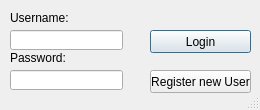
<?xml version="1.0" encoding="UTF-8"?>
<ui version="4.0">
 <class>Login</class>
 <widget class="QDialog" name="Login">
  <property name="geometry">
   <rect>
    <x>0</x>
    <y>0</y>
    <width>260</width>
    <height>110</height>
   </rect>
  </property>
  <property name="windowTitle">
   <string>Login</string>
  </property>
  <property name="sizeGripEnabled">
   <bool>true</bool>
  </property>
  <widget class="QLineEdit" name="lineEdit">
   <property name="geometry">
    <rect>
     <x>10</x>
     <y>30</y>
     <width>113</width>
     <height>20</height>
    </rect>
   </property>
  </widget>
  <widget class="QLineEdit" name="lineEdit_2">
   <property name="geometry">
    <rect>
     <x>10</x>
     <y>70</y>
     <width>113</width>
     <height>20</height>
    </rect>
   </property>
   <property name="echoMode">
    <enum>QLineEdit::Password</enum>
   </property>
  </widget>
  <widget class="QLabel" name="label">
   <property name="geometry">
    <rect>
     <x>10</x>
     <y>10</y>
     <width>61</width>
     <height>16</height>
    </rect>
   </property>
   <property name="text">
    <string>Username:</string>
   </property>
  </widget>
  <widget class="QLabel" name="label_2">
   <property name="geometry">
    <rect>
     <x>10</x>
     <y>50</y>
     <width>81</width>
     <height>16</height>
    </rect>
   </property>
   <property name="text">
    <string>Password:</string>
   </property>
  </widget>
  <widget class="QPushButton" name="loginButton">
   <property name="geometry">
    <rect>
     <x>150</x>
     <y>30</y>
     <width>101</width>
     <height>23</height>
    </rect>
   </property>
   <property name="text">
    <string>Login</string>
   </property>
  </widget>
  <widget class="QPushButton" name="newUserButton">
   <property name="geometry">
    <rect>
     <x>150</x>
     <y>70</y>
     <width>101</width>
     <height>23</height>
    </rect>
   </property>
   <property name="text">
    <string>Register new User</string>
   </property>
  </widget>
 </widget>
 <resources/>
 <connections/>
</ui>
